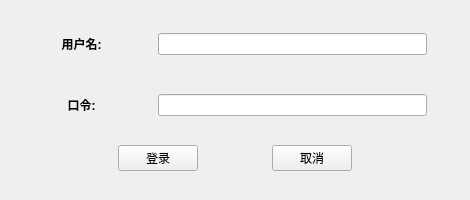
<?xml version="1.0" encoding="UTF-8"?>
<ui version="4.0">
 <class>Login</class>
 <widget class="QWidget" name="Login">
  <property name="geometry">
   <rect>
    <x>0</x>
    <y>0</y>
    <width>470</width>
    <height>200</height>
   </rect>
  </property>
  <property name="minimumSize">
   <size>
    <width>470</width>
    <height>200</height>
   </size>
  </property>
  <property name="maximumSize">
   <size>
    <width>470</width>
    <height>200</height>
   </size>
  </property>
  <property name="windowTitle">
   <string>Login</string>
  </property>
  <layout class="QGridLayout" name="gridLayout_4" rowstretch="1,5,1" columnstretch="1,9,1">
   <property name="leftMargin">
    <number>0</number>
   </property>
   <property name="topMargin">
    <number>0</number>
   </property>
   <property name="rightMargin">
    <number>0</number>
   </property>
   <property name="bottomMargin">
    <number>0</number>
   </property>
   <property name="spacing">
    <number>0</number>
   </property>
   <item row="1" column="0">
    <spacer name="horizontalSpacer_6">
     <property name="orientation">
      <enum>Qt::Horizontal</enum>
     </property>
     <property name="sizeHint" stdset="0">
      <size>
       <width>40</width>
       <height>20</height>
      </size>
     </property>
    </spacer>
   </item>
   <item row="1" column="1">
    <layout class="QVBoxLayout" name="verticalLayout" stretch="3,1,1">
     <item>
      <layout class="QGridLayout" name="gridLayout_2" columnstretch="2,1,7">
       <item row="4" column="2">
        <widget class="QLineEdit" name="edit_password_2"/>
       </item>
       <item row="0" column="2" rowspan="2">
        <widget class="QLineEdit" name="edit_username_2"/>
       </item>
       <item row="2" column="2" rowspan="2">
        <spacer name="verticalSpacer_2">
         <property name="orientation">
          <enum>Qt::Vertical</enum>
         </property>
         <property name="sizeHint" stdset="0">
          <size>
           <width>20</width>
           <height>18</height>
          </size>
         </property>
        </spacer>
       </item>
       <item row="0" column="0" rowspan="2">
        <widget class="QLabel" name="label_3">
         <property name="text">
          <string>&lt;html&gt;&lt;head/&gt;&lt;body&gt;&lt;p align=&quot;center&quot;&gt;&lt;span style=&quot; font-weight:600;&quot;&gt;用户名:&lt;/span&gt;&lt;/p&gt;&lt;/body&gt;&lt;/html&gt;</string>
         </property>
        </widget>
       </item>
       <item row="2" column="0" rowspan="2">
        <spacer name="verticalSpacer">
         <property name="orientation">
          <enum>Qt::Vertical</enum>
         </property>
         <property name="sizeHint" stdset="0">
          <size>
           <width>20</width>
           <height>13</height>
          </size>
         </property>
        </spacer>
       </item>
       <item row="4" column="0">
        <widget class="QLabel" name="label_4">
         <property name="text">
          <string>&lt;html&gt;&lt;head/&gt;&lt;body&gt;&lt;p align=&quot;center&quot;&gt;&lt;span style=&quot; font-weight:600;&quot;&gt;口令:&lt;/span&gt;&lt;/p&gt;&lt;/body&gt;&lt;/html&gt;</string>
         </property>
        </widget>
       </item>
       <item row="2" column="1">
        <spacer name="horizontalSpacer_8">
         <property name="orientation">
          <enum>Qt::Horizontal</enum>
         </property>
         <property name="sizeHint" stdset="0">
          <size>
           <width>40</width>
           <height>20</height>
          </size>
         </property>
        </spacer>
       </item>
      </layout>
     </item>
     <item>
      <spacer name="verticalSpacer_4">
       <property name="orientation">
        <enum>Qt::Vertical</enum>
       </property>
       <property name="sizeHint" stdset="0">
        <size>
         <width>20</width>
         <height>40</height>
        </size>
       </property>
      </spacer>
     </item>
     <item>
      <layout class="QHBoxLayout" name="horizontalLayout">
       <item>
        <spacer name="horizontalSpacer_2">
         <property name="orientation">
          <enum>Qt::Horizontal</enum>
         </property>
         <property name="sizeHint" stdset="0">
          <size>
           <width>40</width>
           <height>20</height>
          </size>
         </property>
        </spacer>
       </item>
       <item>
        <widget class="QPushButton" name="btn_login">
         <property name="text">
          <string>登录</string>
         </property>
        </widget>
       </item>
       <item>
        <spacer name="horizontalSpacer">
         <property name="orientation">
          <enum>Qt::Horizontal</enum>
         </property>
         <property name="sizeHint" stdset="0">
          <size>
           <width>40</width>
           <height>20</height>
          </size>
         </property>
        </spacer>
       </item>
       <item>
        <widget class="QPushButton" name="btn_cancel">
         <property name="text">
          <string>取消</string>
         </property>
        </widget>
       </item>
       <item>
        <spacer name="horizontalSpacer_5">
         <property name="orientation">
          <enum>Qt::Horizontal</enum>
         </property>
         <property name="sizeHint" stdset="0">
          <size>
           <width>40</width>
           <height>20</height>
          </size>
         </property>
        </spacer>
       </item>
      </layout>
     </item>
    </layout>
   </item>
   <item row="2" column="1">
    <spacer name="verticalSpacer_3">
     <property name="orientation">
      <enum>Qt::Vertical</enum>
     </property>
     <property name="sizeHint" stdset="0">
      <size>
       <width>20</width>
       <height>40</height>
      </size>
     </property>
    </spacer>
   </item>
   <item row="0" column="1">
    <spacer name="verticalSpacer_5">
     <property name="orientation">
      <enum>Qt::Vertical</enum>
     </property>
     <property name="sizeHint" stdset="0">
      <size>
       <width>20</width>
       <height>40</height>
      </size>
     </property>
    </spacer>
   </item>
   <item row="1" column="2">
    <spacer name="horizontalSpacer_7">
     <property name="orientation">
      <enum>Qt::Horizontal</enum>
     </property>
     <property name="sizeHint" stdset="0">
      <size>
       <width>40</width>
       <height>20</height>
      </size>
     </property>
    </spacer>
   </item>
  </layout>
 </widget>
 <resources/>
 <connections/>
</ui>
